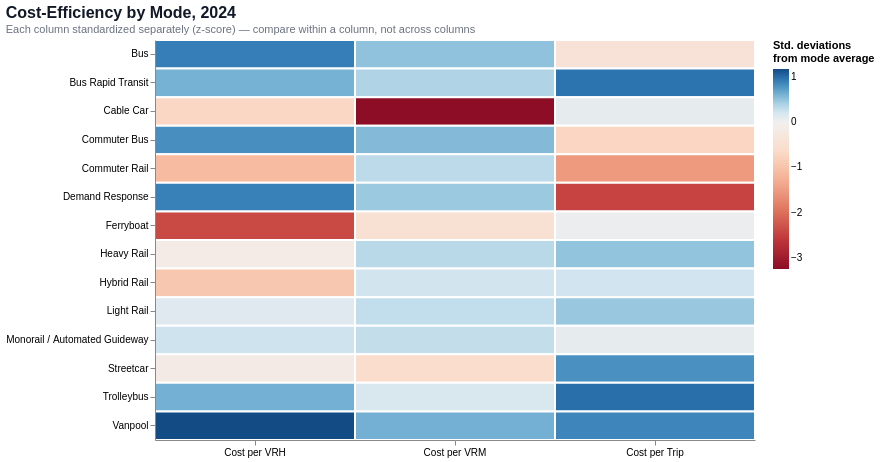

The notebook cell this image was saved under:
### Markdown cell above
### Cost-Efficiency by Mode

### Code cell
cost_efficiency_matrix = efficiency_matrix(
    df_opex_ca[df_opex_ca["year"] == 2024],
    metrics=["opex_per_vrh", "opex_per_vrm", "opex_per_upt"],
    group_column="mode_full_name",
    titles=["Cost per VRH", "Cost per VRM", "Cost per Trip"],
    normalize="zscore",
    reverse_scale=[True, True, True],
    chart_title="Cost-Efficiency by Mode, 2024",
    width=600,
    height=400
)

cost_efficiency_matrix

### Figure 1 — Vega specification as saved in the notebook (floating-point values rounded to 4 significant figures)
{"$schema": "https://vega.github.io/schema/vega/v6.json", "data": [{"name": "source_0"}, {"name": "data_0", "values": [{"metric_label": "Cost per VRH", "mode_full_name": "Bus", "norm_value": 0.9108, "raw_value": 154.4}, {"metric_label": "Cost per VRH", "mode_full_name": "Bus Rapid Transit", "norm_value": 0.6172, "raw_value": 285.0}, {"metric_label": "Cost per VRH", "mode_full_name": "Cable Car", "norm_value": -0.7016, "raw_value": 871.3}, {"metric_label": "Cost per VRH", "mode_full_name": "Commuter Bus", "norm_value": 0.8181, "raw_value": 195.6}, {"metric_label": "Cost per VRH", "mode_full_name": "Commuter Rail", "norm_value": -1.116, "raw_value": 1055.0}, {"metric_label": "Cost per VRH", "mode_full_name": "Demand Response", "norm_value": 0.9009, "raw_value": 158.8}, {"metric_label": "Cost per VRH", "mode_full_name": "Ferryboat", "norm_value": -2.403, "raw_value": 1628.0}, {"metric_label": "Cost per VRH", "mode_full_name": "Heavy Rail", "norm_value": -0.1343, "raw_value": 619.0}, {"metric_label": "Cost per VRH", "mode_full_name": "Hybrid Rail", "norm_value": -0.9352, "raw_value": 975.1}, {"metric_label": "Cost per VRH", "mode_full_name": "Light Rail", "norm_value": 0.1387, "raw_value": 497.7}, {"metric_label": "Cost per VRH", "mode_full_name": "Monorail / Automated Guideway", "norm_value": 0.2565, "raw_value": 445.3}, {"metric_label": "Cost per VRH", "mode_full_name": "Streetcar", "norm_value": -0.1616, "raw_value": 631.2}, {"metric_label": "Cost per VRH", "mode_full_name": "Trolleybus", "norm_value": 0.6254, "raw_value": 281.3}, {"metric_label": "Cost per VRH", "mode_full_name": "Vanpool", "norm_value": 1.184, "raw_value": 33.0}, {"metric_label": "Cost per VRM", "mode_full_name": "Bus", "norm_value": 0.519, "raw_value": 11.9}, {"metric_label": "Cost per VRM", "mode_full_name": "Bus Rapid Transit", "norm_value": 0.3892, "raw_value": 25.47}, {"metric_label": "Cost per VRM", "mode_full_name": "Cable Car", "norm_value": -3.252, "raw_value": 406.1}, {"metric_label": "Cost per VRM", "mode_full_name": "Commuter Bus", "norm_value": 0.5678, "raw_value": 6.797}, {"metric_label": "Cost per VRM", "mode_full_name": "Commuter Rail", "norm_value": 0.3345, "raw_value": 31.18}, {"metric_label": "Cost per VRM", "mode_full_name": "Demand Response", "norm_value": 0.4793, "raw_value": 16.05}, {"metric_label": "Cost per VRM", "mode_full_name": "Ferryboat", "norm_value": -0.4694, "raw_value": 115.2}, {"metric_label": "Cost per VRM", "mode_full_name": "Heavy Rail", "norm_value": 0.3489, "raw_value": 29.68}, {"metric_label": "Cost per VRM", "mode_full_name": "Hybrid Rail", "norm_value": 0.2343, "raw_value": 41.66}, {"metric_label": "Cost per VRM", "mode_full_name": "Light Rail", "norm_value": 0.3063, "raw_value": 34.13}, {"metric_label": "Cost per VRM", "mode_full_name": "Monorail / Automated Guideway", "norm_value": 0.3038, "raw_value": 34.39}, {"metric_label": "Cost per VRM", "mode_full_name": "Streetcar", "norm_value": -0.5725, "raw_value": 126.0}, {"metric_label": "Cost per VRM", "mode_full_name": "Trolleybus", "norm_value": 0.1855, "raw_value": 46.76}, {"metric_label": "Cost per VRM", "mode_full_name": "Vanpool", "norm_value": 0.6255, "raw_value": 0.7668}, {"metric_label": "Cost per Trip", "mode_full_name": "Bus", "norm_value": -0.4131, "raw_value": 29.15}, {"metric_label": "Cost per Trip", "mode_full_name": "Bus Rapid Transit", "norm_value": 0.9703, "raw_value": 5.532}, {"metric_label": "Cost per Trip", "mode_full_name": "Cable Car", "norm_value": 0.08517, "raw_value": 20.64}, {"metric_label": "Cost per Trip", "mode_full_name": "Commuter Bus", "norm_value": -0.7186, "raw_value": 34.36}, {"metric_label": "Cost per Trip", "mode_full_name": "Commuter Rail", "norm_value": -1.525, "raw_value": 48.13}, {"metric_label": "Cost per Trip", "mode_full_name": "Demand Response", "norm_value": -2.462, "raw_value": 64.11}, {"metric_label": "Cost per Trip", "mode_full_name": "Ferryboat", "norm_value": 0.05185, "raw_value": 21.21}, {"metric_label": "Cost per Trip", "mode_full_name": "Heavy Rail", "norm_value": 0.5098, "raw_value": 13.39}, {"metric_label": "Cost per Trip", "mode_full_name": "Hybrid Rail", "norm_value": 0.2424, "raw_value": 17.96}, {"metric_label": "Cost per Trip", "mode_full_name": "Light Rail", "norm_value": 0.4914, "raw_value": 13.71}, {"metric_label": "Cost per Trip", "mode_full_name": "Monorail / Automated Guideway", "norm_value": 0.0897, "raw_value": 20.56}, {"metric_label": "Cost per Trip", "mode_full_name": "Streetcar", "norm_value": 0.8087, "raw_value": 8.29}, {"metric_label": "Cost per Trip", "mode_full_name": "Trolleybus", "norm_value": 0.9943, "raw_value": 5.122}, {"metric_label": "Cost per Trip", "mode_full_name": "Vanpool", "norm_value": 0.8749, "raw_value": 7.161}]}, {"name": "source_0_x_domain_metric_label", "values": [{"metric_label": "Cost per VRH", "sort_field": 0.0}, {"metric_label": "Cost per VRM", "sort_field": 1.0}, {"metric_label": "Cost per Trip", "sort_field": 2.0}]}, {"name": "data_0_y_domain_mode_full_name", "values": [{"mode_full_name": "Bus"}, {"mode_full_name": "Bus Rapid Transit"}, {"mode_full_name": "Cable Car"}, {"mode_full_name": "Commuter Bus"}, {"mode_full_name": "Commuter Rail"}, {"mode_full_name": "Demand Response"}, {"mode_full_name": "Ferryboat"}, {"mode_full_name": "Heavy Rail"}, {"mode_full_name": "Hybrid Rail"}, {"mode_full_name": "Light Rail"}, {"mode_full_name": "Monorail / Automated Guideway"}, {"mode_full_name": "Streetcar"}, {"mode_full_name": "Trolleybus"}, {"mode_full_name": "Vanpool"}]}, {"name": "data_0_color_domain_norm_value", "values": [{"min": -3.252, "max": 1.184}]}], "marks": [{"type": "rect", "name": "marks", "from": {"data": "data_0"}, "encode": {"update": {"tooltip": {"signal": "{\"Mode\": isValid(datum[\"mode_full_name\"]) ? isArray(datum[\"mode_full_name\"]) ? join(datum[\"mode_full_name\"], '\\n') : datum[\"mode_full_name\"] : \"\"+datum[\"mode_full_name\"], \"Metric\": isValid(datum[\"metric_label\"]) ? isArray(datum[\"metric_label\"]) ? join(datum[\"metric_label\"], '\\n') : datum[\"metric_label\"] : \"\"+datum[\"metric_label\"], \"Value\": format(datum[\"raw_value\"], \",.2f\")}"}, "width": {"signal": "max(0.25, bandwidth('x'))"}, "y": {"field": "mode_full_name", "scale": "y"}, "stroke": {"value": "white"}, "strokeWidth": {"value": 2}, "height": {"signal": "max(0.25, bandwidth('y'))"}, "fill": {"field": "norm_value", "scale": "color"}, "x": {"field": "metric_label", "scale": "x"}}}, "style": ["rect"]}], "scales": [{"name": "x", "type": "band", "domain": {"data": "source_0_x_domain_metric_label", "field": "metric_label", "sort": {"op": "max", "field": "sort_field"}}, "range": [0, {"signal": "width"}], "paddingOuter": 0, "paddingInner": 0}, {"name": "y", "type": "band", "domain": {"data": "data_0_y_domain_mode_full_name", "field": "mode_full_name", "sort": true}, "range": [0, {"signal": "height"}], "paddingInner": 0, "paddingOuter": 0}, {"name": "color", "type": "linear", "domain": [{"signal": "(data(\"data_0_color_domain_norm_value\")[0] || {}).min"}, {"signal": "(data(\"data_0_color_domain_norm_value\")[0] || {}).max"}], "range": {"scheme": "redblue"}, "zero": false, "domainMid": 0, "interpolate": "hcl"}], "axes": [{"scale": "x", "grid": false, "orient": "bottom", "labelBaseline": "top", "labelAngle": 0, "zindex": 1}, {"scale": "y", "grid": false, "zindex": 1, "orient": "left"}], "title": {"text": "Cost-Efficiency by Mode, 2024", "subtitleColor": "#6B7280", "subtitleFontSize": 11, "color": "#111827", "fontSize": 16, "anchor": "start", "fontWeight": 600, "subtitle": "Each column standardized separately (z-score) — compare within a column, not across columns"}, "width": 600, "padding": 5, "background": "white", "height": 400, "style": "cell", "config": {"axis": {"labelFont": "Arial", "titleFont": "Arial"}, "style": {"cell": {"strokeWidth": 0}, "group-title": {"font": "Arial"}}}, "legends": [{"title": ["Std. deviations", "from mode average"], "fill": "color", "gradientLength": {"signal": "clamp(height, 64, 200)"}}]}
